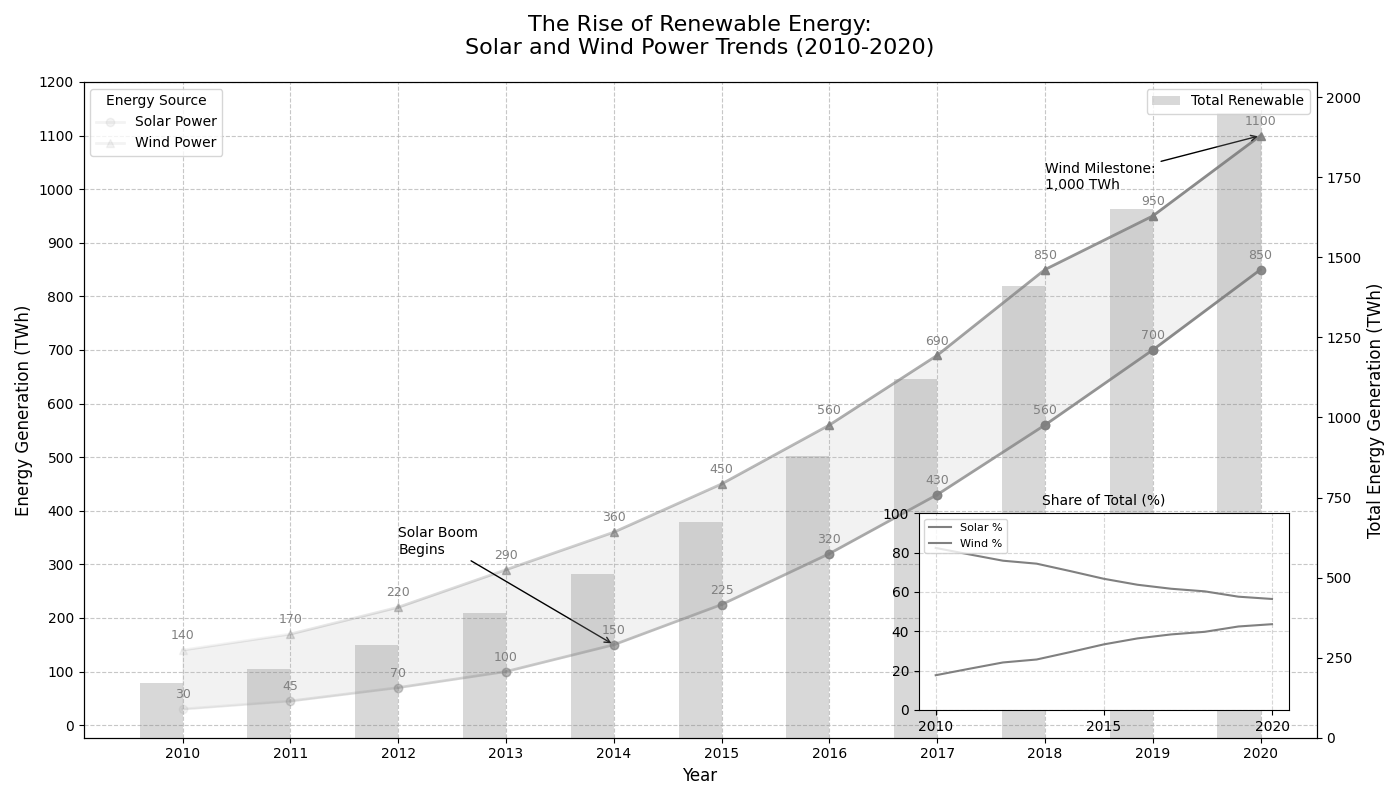

Here is the Python script that generated this plot:
import matplotlib.pyplot as plt
import numpy as np
from mpl_toolkits.axes_grid1.inset_locator import inset_axes

years = np.arange(2010, 2021)
solar_power = np.array([30, 45, 70, 100, 150, 225, 320, 430, 560, 700, 850])
wind_power = np.array([140, 170, 220, 290, 360, 450, 560, 690, 850, 950, 1100])
total_power = solar_power + wind_power
solar_percentage = (solar_power / total_power) * 100
wind_percentage = (wind_power / total_power) * 100

fig, ax = plt.subplots(figsize=(14, 8))

# All plots use gray color
for i in range(len(years)-1):
    ax.plot(years[i:i+2], solar_power[i:i+2], marker='o', linestyle='-', color='gray', linewidth=2, alpha=(i+1)/len(years))
    ax.plot(years[i:i+2], wind_power[i:i+2], marker='^', linestyle='-', color='gray', linewidth=2, alpha=(i+1)/len(years))

ax.fill_between(years, solar_power, wind_power, color='gray', alpha=0.1)

ax.set_title('The Rise of Renewable Energy:\nSolar and Wind Power Trends (2010-2020)', fontsize=16, pad=20)
ax.set_xlabel('Year', fontsize=12)
ax.set_ylabel('Energy Generation (TWh)', fontsize=12)
ax.set_xticks(years)
ax.set_yticks(np.arange(0, 1201, 100))

ax.legend(['Solar Power', 'Wind Power'], title='Energy Source', loc='upper left')

ax.annotate('Solar Boom\nBegins', xy=(2014, 150), xytext=(2012, 320),
            arrowprops=dict(facecolor='black', arrowstyle='->'),
            fontsize=10, color='black')

ax.annotate('Wind Milestone:\n1,000 TWh', xy=(2020, 1100), xytext=(2018, 1000),
            arrowprops=dict(facecolor='black', arrowstyle='->'),
            fontsize=10, color='black')

for i, (y_solar, y_wind) in enumerate(zip(solar_power, wind_power)):
    ax.text(years[i], y_solar + 20, f'{y_solar}', ha='center', fontsize=9, color='gray')
    ax.text(years[i], y_wind + 20, f'{y_wind}', ha='center', fontsize=9, color='gray')

ax.grid(True, linestyle='--', alpha=0.7)

ax2 = ax.twinx()
ax2.bar(years - 0.2, total_power, width=0.4, color='gray', alpha=0.3, label='Total Renewable')
ax2.set_ylabel('Total Energy Generation (TWh)', fontsize=12)
ax2.legend(loc='upper right')

ax_inset = inset_axes(ax, width="30%", height="30%", loc='lower right', borderpad=2)
ax_inset.plot(years, solar_percentage, color='gray', linewidth=1.5, label='Solar %')
ax_inset.plot(years, wind_percentage, color='gray', linewidth=1.5, label='Wind %')
ax_inset.set_title('Share of Total (%)', fontsize=10)
ax_inset.set_xticks([2010, 2015, 2020])
ax_inset.set_yticks(np.arange(0, 101, 20))
ax_inset.grid(True, linestyle='--', alpha=0.5)
ax_inset.legend(fontsize=8, loc='upper left')

plt.tight_layout()

plt.show()
